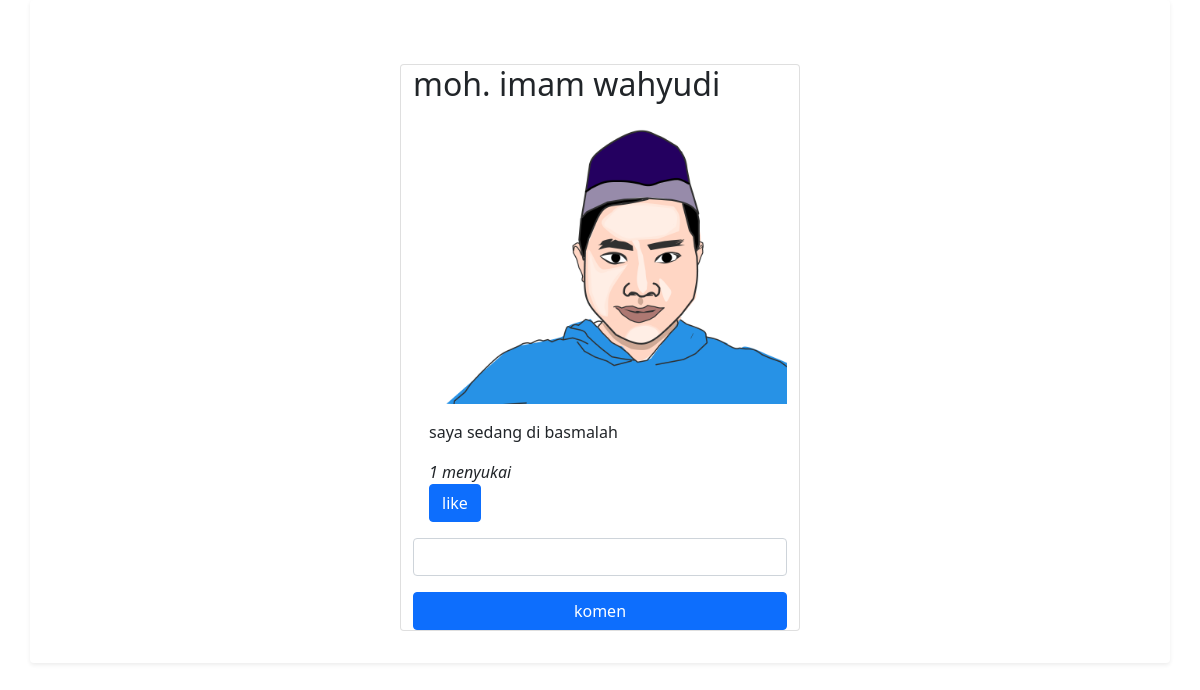
/komen.php?id=6 (signed in), run on the app's committed database.
### tables this page shows
CREATE TABLE `postingan` (
  `idpost` int(11) NOT NULL,
  `id_user` int(11) DEFAULT NULL,
  `gambar` varchar(100) DEFAULT NULL,
  `text` varchar(200) DEFAULT NULL,
  `suka` int(11) DEFAULT NULL
);

CREATE TABLE `users` (
  `id` int(11) NOT NULL,
  `nama` varchar(64) DEFAULT NULL,
  `tgl` varchar(15) DEFAULT NULL,
  `foto` varchar(64) DEFAULT NULL,
  `username` varchar(64) DEFAULT NULL,
  `pwd` varchar(64) DEFAULT NULL
);

### komen.php (the view, shortened to what this page needs)
<!doctype html>
<html lang="en">
  <head>
    <link href="https://cdn.jsdelivr.net/npm/bootstrap@5.0.0-beta3/dist/css/bootstrap.min.css" rel="stylesheet">
  </head>
  <body>
      <section>
        <div class="container shadow-sm p-3 mb-5 bg-body rounded">
        <?php
                    $dbc = new PDO ('mysql:host=localhost;dbname=instaapp','root','');
                    $query = $dbc->prepare("SELECT * FROM postingan,users WHERE  postingan.idpost=:id AND users.id=postingan.id_user");
                    $query->bindValue(':id', $_GET['id']);
			        $query->execute();
                    foreach ($query as $post) {
                ?>
            <div class="row row justify-content-center mb-3 pt-5">
                    <div class="card" style="width: 25rem;">
                    <h2><?= $post['nama']; ?></h2>
                    <img src="gambar/<?= $post['gambar']; ?>" class="card-img-top" alt="...">
                    <div class="card-body">
                        <p class="card-text"><?= $post['text']; ?></p>
                        <i><?= $post['suka']; ?> menyukai</i> <br>
                        <a href="" class="btn btn-primary">like</a>
                    </div>
                    <div>
                        <form action="" method="post">
                            <div class="mb-3">
                                <input type="text" class="form-control" id="name" aria-describedby="name" name="komen">
                            </div>
                            </div>
                                <button type="submit" class="btn btn-primary" name="submit">komen</button>
                    </div>
                    </div>
                <?php } ?>
            </div>
    </section>
  </body>
</html>

### data on the page
postingan: id_user.nama "moh. imam wahyudi", gambar (picture), text "saya sedang di basmalah", suka "1"
